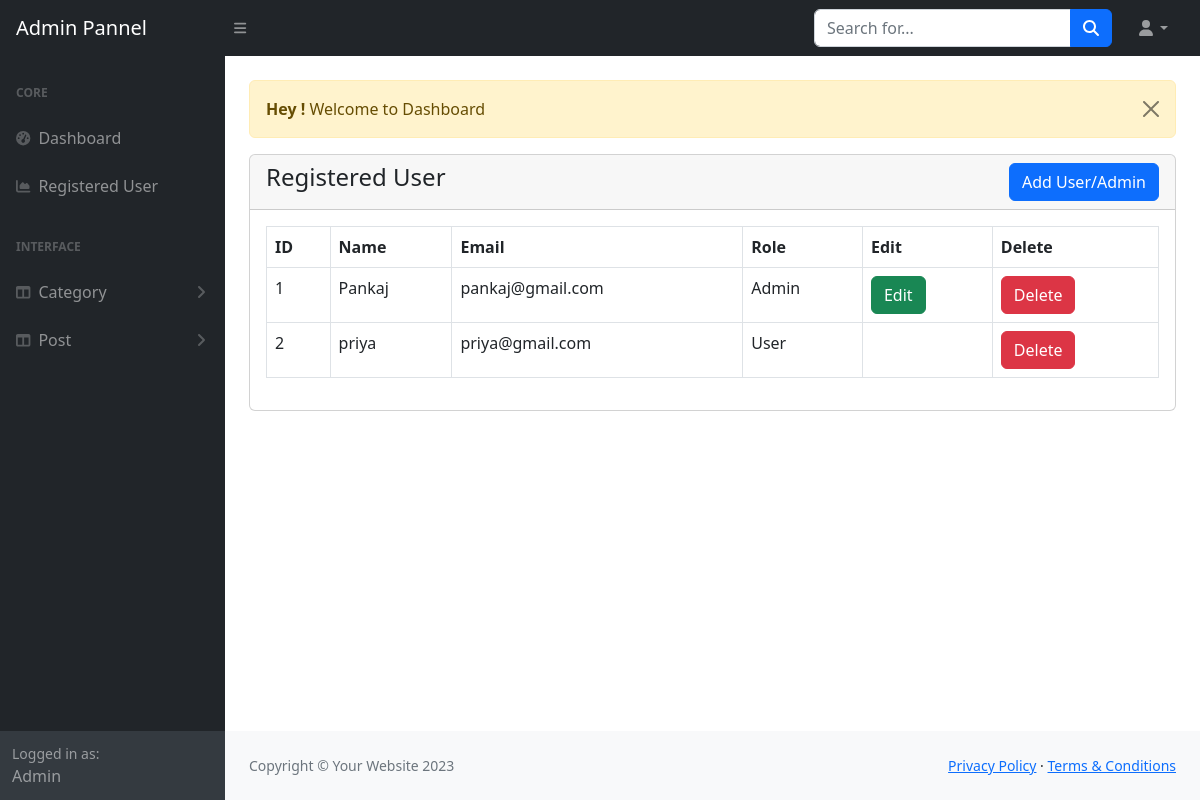
The page /admin/view_user.php (signed in) on the database its author committed.
### tables this page shows
CREATE TABLE `users` (
  `id` int(11) NOT NULL,
  `name` varchar(191) NOT NULL,
  `email` varchar(191) NOT NULL,
  `password` varchar(191) NOT NULL,
  `role` tinyint(11) NOT NULL DEFAULT 0,
  `status` tinyint(11) NOT NULL DEFAULT 0
);

### admin/view_user.php (the view, shortened to what this page needs)
<?php
include("Includes/header.php");
?>
<div class="container-fluid px-4">
    <div class="row mt-4">
    <div class="col-md-12">
        <?php include("message.php") ?>
        <div class="card">
            <div class="card-header">
                <a href="add-user.php" class="btn btn-primary float-end"> Add User/Admin</a>
                <h4>Registered User</h4>
            </div>
            <div class="card-body">
                <table class="table table-bordered">
                    <thead>
                        <tr>
                            <th>ID</th>
                            <th>Name</th>
                            <th>Email</th>
                            <th>Role</th>
                            <th>Edit</th>
                            <th>Delete</th>
                        </tr>
                    </thead>
                    <tbody>
                        <?php
                         $query = "SELECT * FROM users";
                         $query_run = mysqli_query($conn, $query);
                         if(mysqli_num_rows($query_run) > 0){
                            foreach($query_run as $row){
                                ?>
                                   <tr>
                                    <td><?= $row['id']; ?></td>
                                    <td><?= $row['name']; ?></td>
                                    <td><?= $row['email']; ?></td>
                                    <td>
                                        <?php
                                          if($row['role']=="1"){
                                            echo "Admin";
                                           ?> <td><a href="edit-admin.php?role=<?=$row['role']; ?>" class="btn btn-success">Edit</a></td>
                                        <?php  }elseif($row['role']=="0"){
                                             echo "User";
                                          ?>  <td></td>
                                           <?php
                                          }
                                        ?>
                                    </td>
                                    <td>
                                        <form action="code.php" method="post">
                                        <button value="<?= $row['id']; ?>" name="user_delete" type="submit" class="btn btn-danger">Delete</button>
                                    </form>
                                    </td>
                                   </tr>
                                <?php
                            }
                         }else{
                            ?>
                            <tr>
                                <td colspan="6">No Record founds</td>
                            </tr>
                            <?php
                         }
                        ?>
                    </tbody>
                        </table>
            </div>
        </div>
    </div>
   </div>
</div>
<?php
include("Includes/footer.php");
include("Includes/scripts.php");
?>

### rows shown on the page
users: id "1", name "Pankaj", email "pankaj@gmail.com"
users: id "2", name "priya", email "priya@gmail.com", role "User"

### other values the page prints
$_SESSION['message'] "Welcome to Dashboard"
